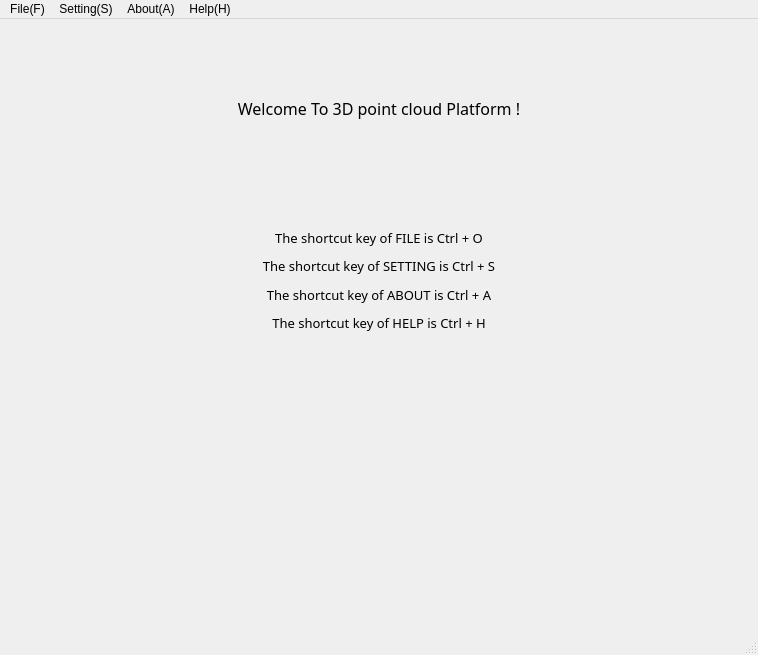
<?xml version="1.0" encoding="UTF-8"?>
<ui version="4.0">
 <class>MainWindow</class>
 <widget class="QMainWindow" name="MainWindow">
  <property name="geometry">
   <rect>
    <x>0</x>
    <y>0</y>
    <width>758</width>
    <height>655</height>
   </rect>
  </property>
  <property name="windowTitle">
   <string>MainWindow</string>
  </property>
  <property name="windowIcon">
   <iconset resource="projcet_icon.qrc">
    <normaloff>:/new/pictures/resource/projcet_icon.ico</normaloff>:/new/pictures/resource/projcet_icon.ico</iconset>
  </property>
  <property name="windowOpacity">
   <double>1.000000000000000</double>
  </property>
  <property name="layoutDirection">
   <enum>Qt::LeftToRight</enum>
  </property>
  <property name="iconSize">
   <size>
    <width>60</width>
    <height>60</height>
   </size>
  </property>
  <widget class="QWidget" name="centralwidget">
   <layout class="QVBoxLayout" name="verticalLayout">
    <item>
     <spacer name="verticalSpacer_2">
      <property name="orientation">
       <enum>Qt::Vertical</enum>
      </property>
      <property name="sizeHint" stdset="0">
       <size>
        <width>20</width>
        <height>40</height>
       </size>
      </property>
     </spacer>
    </item>
    <item>
     <spacer name="verticalSpacer_5">
      <property name="orientation">
       <enum>Qt::Vertical</enum>
      </property>
      <property name="sizeHint" stdset="0">
       <size>
        <width>20</width>
        <height>40</height>
       </size>
      </property>
     </spacer>
    </item>
    <item>
     <widget class="QLabel" name="label">
      <property name="font">
       <font>
        <family>Bahnschrift</family>
        <pointsize>12</pointsize>
        <weight>50</weight>
        <bold>false</bold>
       </font>
      </property>
      <property name="text">
       <string>Welcome To 3D point cloud Platform !</string>
      </property>
      <property name="scaledContents">
       <bool>false</bool>
      </property>
      <property name="alignment">
       <set>Qt::AlignCenter</set>
      </property>
     </widget>
    </item>
    <item>
     <spacer name="verticalSpacer_4">
      <property name="orientation">
       <enum>Qt::Vertical</enum>
      </property>
      <property name="sizeHint" stdset="0">
       <size>
        <width>20</width>
        <height>40</height>
       </size>
      </property>
     </spacer>
    </item>
    <item>
     <spacer name="verticalSpacer_3">
      <property name="orientation">
       <enum>Qt::Vertical</enum>
      </property>
      <property name="sizeHint" stdset="0">
       <size>
        <width>20</width>
        <height>40</height>
       </size>
      </property>
     </spacer>
    </item>
    <item>
     <spacer name="verticalSpacer_13">
      <property name="orientation">
       <enum>Qt::Vertical</enum>
      </property>
      <property name="sizeHint" stdset="0">
       <size>
        <width>20</width>
        <height>40</height>
       </size>
      </property>
     </spacer>
    </item>
    <item>
     <widget class="QLabel" name="label_2">
      <property name="font">
       <font>
        <family>Bahnschrift</family>
        <pointsize>10</pointsize>
       </font>
      </property>
      <property name="text">
       <string>The shortcut key of FILE is Ctrl + O</string>
      </property>
      <property name="alignment">
       <set>Qt::AlignCenter</set>
      </property>
     </widget>
    </item>
    <item>
     <spacer name="verticalSpacer_9">
      <property name="orientation">
       <enum>Qt::Vertical</enum>
      </property>
      <property name="sizeHint" stdset="0">
       <size>
        <width>20</width>
        <height>10</height>
       </size>
      </property>
     </spacer>
    </item>
    <item>
     <widget class="QLabel" name="label_3">
      <property name="font">
       <font>
        <family>Bahnschrift</family>
        <pointsize>10</pointsize>
       </font>
      </property>
      <property name="text">
       <string>The shortcut key of SETTING is Ctrl + S</string>
      </property>
      <property name="alignment">
       <set>Qt::AlignCenter</set>
      </property>
     </widget>
    </item>
    <item>
     <spacer name="verticalSpacer_10">
      <property name="orientation">
       <enum>Qt::Vertical</enum>
      </property>
      <property name="sizeHint" stdset="0">
       <size>
        <width>20</width>
        <height>10</height>
       </size>
      </property>
     </spacer>
    </item>
    <item>
     <widget class="QLabel" name="label_4">
      <property name="font">
       <font>
        <family>Bahnschrift</family>
        <pointsize>10</pointsize>
       </font>
      </property>
      <property name="text">
       <string>The shortcut key of ABOUT is Ctrl + A</string>
      </property>
      <property name="alignment">
       <set>Qt::AlignCenter</set>
      </property>
     </widget>
    </item>
    <item>
     <spacer name="verticalSpacer_11">
      <property name="orientation">
       <enum>Qt::Vertical</enum>
      </property>
      <property name="sizeHint" stdset="0">
       <size>
        <width>20</width>
        <height>10</height>
       </size>
      </property>
     </spacer>
    </item>
    <item>
     <widget class="QLabel" name="label_5">
      <property name="font">
       <font>
        <family>Bahnschrift</family>
        <pointsize>10</pointsize>
       </font>
      </property>
      <property name="text">
       <string>The shortcut key of HELP is Ctrl + H</string>
      </property>
      <property name="alignment">
       <set>Qt::AlignCenter</set>
      </property>
     </widget>
    </item>
    <item>
     <spacer name="verticalSpacer_12">
      <property name="orientation">
       <enum>Qt::Vertical</enum>
      </property>
      <property name="sizeHint" stdset="0">
       <size>
        <width>20</width>
        <height>40</height>
       </size>
      </property>
     </spacer>
    </item>
    <item>
     <spacer name="verticalSpacer_8">
      <property name="orientation">
       <enum>Qt::Vertical</enum>
      </property>
      <property name="sizeHint" stdset="0">
       <size>
        <width>20</width>
        <height>100</height>
       </size>
      </property>
     </spacer>
    </item>
    <item>
     <spacer name="verticalSpacer_7">
      <property name="orientation">
       <enum>Qt::Vertical</enum>
      </property>
      <property name="sizeHint" stdset="0">
       <size>
        <width>20</width>
        <height>100</height>
       </size>
      </property>
     </spacer>
    </item>
    <item>
     <spacer name="verticalSpacer">
      <property name="orientation">
       <enum>Qt::Vertical</enum>
      </property>
      <property name="sizeHint" stdset="0">
       <size>
        <width>20</width>
        <height>40</height>
       </size>
      </property>
     </spacer>
    </item>
    <item>
     <spacer name="verticalSpacer_6">
      <property name="orientation">
       <enum>Qt::Vertical</enum>
      </property>
      <property name="sizeHint" stdset="0">
       <size>
        <width>20</width>
        <height>40</height>
       </size>
      </property>
     </spacer>
    </item>
   </layout>
  </widget>
  <widget class="QMenuBar" name="menubar">
   <property name="geometry">
    <rect>
     <x>0</x>
     <y>0</y>
     <width>758</width>
     <height>26</height>
    </rect>
   </property>
   <widget class="QMenu" name="menu">
    <property name="tabletTracking">
     <bool>false</bool>
    </property>
    <property name="focusPolicy">
     <enum>Qt::NoFocus</enum>
    </property>
    <property name="title">
     <string>File(F)</string>
    </property>
    <addaction name="actionOpen"/>
    <addaction name="actionSave"/>
    <addaction name="separator"/>
    <addaction name="actionExit"/>
   </widget>
   <widget class="QMenu" name="menuSetting_S">
    <property name="title">
     <string>Setting(S)</string>
    </property>
   </widget>
   <widget class="QMenu" name="menuAbout_A">
    <property name="title">
     <string>About(A)</string>
    </property>
    <property name="separatorsCollapsible">
     <bool>false</bool>
    </property>
   </widget>
   <widget class="QMenu" name="menuHelp_H">
    <property name="title">
     <string>Help(H)</string>
    </property>
   </widget>
   <addaction name="menu"/>
   <addaction name="menuSetting_S"/>
   <addaction name="menuAbout_A"/>
   <addaction name="menuHelp_H"/>
  </widget>
  <widget class="QStatusBar" name="statusbar"/>
  <action name="actionOpen">
   <property name="text">
    <string>Open</string>
   </property>
   <property name="shortcut">
    <string>Ctrl+O</string>
   </property>
  </action>
  <action name="actionExit">
   <property name="text">
    <string>Exit</string>
   </property>
   <property name="shortcut">
    <string>Ctrl+X</string>
   </property>
  </action>
  <action name="actionSave">
   <property name="text">
    <string>Save</string>
   </property>
  </action>
 </widget>
 <resources>
  <include location="projcet_icon.qrc"/>
 </resources>
 <connections/>
</ui>
